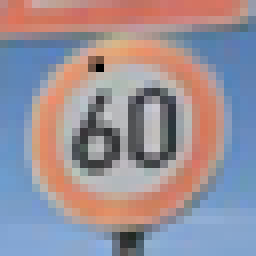
#> input picture TrafficSignClassifier_Deliverables/sign1.jpg, 32 x 32 px (shown 8 times larger); its folder holds 8 pictures in this run
$ jupyter execute --allow-errors Traffic_Sign_Classifier.ipynb   (shell and % lines are left out)
#> lines starting #> are read from the running program, lines starting #| are printed output that depends on the picture
# Self-Driving Car Engineer Nanodegree

## Deep Learning

## Project: Build a Traffic Sign Recognition Classifier

In this notebook, a template is provided for you to implement your functionality in stages, which is required to successfully complete this project. If additional code is required that cannot be included in the notebook, be sure that the Python code is successfully imported and included in your submission if necessary.

> **Note**: Once you have completed all of the code implementations, you need to finalize your work by exporting the iPython Notebook as an HTML document. Before exporting the notebook to html, all of the code cells need to have been run so that reviewers can see the final implementation and output. You can then export the notebook by using the menu above and navigating to  \n",
    "**File -> Download as -> HTML (.html)**. Include the finished document along with this notebook as your submission.

In addition to implementing code, there is a writeup to complete. The writeup should be completed in a separate file, which can be either a markdown file or a pdf document. There is a [write up template](https://github.com/udacity/CarND-Traffic-Sign-Classifier-Project/blob/master/writeup_template.md) that can be used to guide the writing process. Completing the code template and writeup template will cover all of the [rubric points](https://review.udacity.com/#!/rubrics/481/view) for this project.

The [rubric](https://review.udacity.com/#!/rubrics/481/view) contains "Stand Out Suggestions" for enhancing the project beyond the minimum requirements. The stand out suggestions are optional. If you decide to pursue the "stand out suggestions", you can include the code in this Ipython notebook and also discuss the results in the writeup file.

>**Note:** Code and Markdown cells can be executed using the **Shift + Enter** keyboard shortcut. In addition, Markdown cells can be edited by typically double-clicking the cell to enter edit mode.

---
## Step 0: Load The Data

[cell 1]
# Load pickled data
import pickle

# TODO: Fill this in based on where you saved the training and testing data

training_file = 'train.p'
validation_file= 'valid.p'
testing_file = 'test.p'

#> (the rest of this cell did not finish here and is left out)

---

## Step 1: Dataset Summary & Exploration

The pickled data is a dictionary with 4 key/value pairs:

- `'features'` is a 4D array containing raw pixel data of the traffic sign images, (num examples, width, height, channels).
- `'labels'` is a 1D array containing the label/class id of the traffic sign. The file `signnames.csv` contains id -> name mappings for each id.
- `'sizes'` is a list containing tuples, (width, height) representing the original width and height the image.
- `'coords'` is a list containing tuples, (x1, y1, x2, y2) representing coordinates of a bounding box around the sign in the image. **THESE COORDINATES ASSUME THE ORIGINAL IMAGE. THE PICKLED DATA CONTAINS RESIZED VERSIONS (32 by 32) OF THESE IMAGES**

Complete the basic data summary below. Use python, numpy and/or pandas methods to calculate the data summary rather than hard coding the results. For example, the [pandas shape method](http://pandas.pydata.org/pandas-docs/stable/generated/pandas.DataFrame.shape.html) might be useful for calculating some of the summary results.

### Provide a Basic Summary of the Data Set Using Python, Numpy and/or Pandas

[cell 2]
### Replace each question mark with the appropriate value.
### Use python, pandas or numpy methods rather than hard coding the results
import numpy as np

[cell 3]
### Replace each question mark with the appropriate value.
### Use python, pandas or numpy methods rather than hard coding the results
import numpy as np

# TODO: Number of training examples
#> (the rest of this cell did not finish here and is left out)

### Include an exploratory visualization of the dataset

Visualize the German Traffic Signs Dataset using the pickled file(s). This is open ended, suggestions include: plotting traffic sign images, plotting the count of each sign, etc.

The [Matplotlib](http://matplotlib.org/) [examples](http://matplotlib.org/examples/index.html) and [gallery](http://matplotlib.org/gallery.html) pages are a great resource for doing visualizations in Python.

**NOTE:** It's recommended you start with something simple first. If you wish to do more, come back to it after you've completed the rest of the sections. It can be interesting to look at the distribution of classes in the training, validation and test set. Is the distribution the same? Are there more examples of some classes than others?

[cell 4]
### Data exploration visualization code goes here.
### Feel free to use as many code cells as needed.
import random
import matplotlib.pyplot as plt
import collections
import pandas as pd

# Visualizations will be shown in the notebook.


#> (the rest of this cell did not finish here and is left out)

----

## Step 2: Design and Test a Model Architecture

Design and implement a deep learning model that learns to recognize traffic signs. Train and test your model on the [German Traffic Sign Dataset](http://benchmark.ini.rub.de/?section=gtsrb&subsection=dataset).

The LeNet-5 implementation shown in the [classroom](https://classroom.udacity.com/nanodegrees/nd013/parts/fbf77062-5703-404e-b60c-95b78b2f3f9e/modules/6df7ae49-c61c-4bb2-a23e-6527e69209ec/lessons/601ae704-1035-4287-8b11-e2c2716217ad/concepts/d4aca031-508f-4e0b-b493-e7b706120f81) at the end of the CNN lesson is a solid starting point. You'll have to change the number of classes and possibly the preprocessing, but aside from that it's plug and play!

With the LeNet-5 solution from the lecture, you should expect a validation set accuracy of about 0.89. To meet specifications, the validation set accuracy will need to be at least 0.93. It is possible to get an even higher accuracy, but 0.93 is the minimum for a successful project submission.

There are various aspects to consider when thinking about this problem:

- Neural network architecture (is the network over or underfitting?)
- Play around preprocessing techniques (normalization, rgb to grayscale, etc)
- Number of examples per label (some have more than others).
- Generate fake data.

Here is an example of a [published baseline model on this problem](http://yann.lecun.com/exdb/publis/pdf/sermanet-ijcnn-11.pdf). It's not required to be familiar with the approach used in the paper but, it's good practice to try to read papers like these.

### Pre-process the Data Set (normalization, grayscale, etc.)

Minimally, the image data should be normalized so that the data has mean zero and equal variance. For image data, `(pixel - 128)/ 128` is a quick way to approximately normalize the data and can be used in this project.

Other pre-processing steps are optional. You can try different techniques to see if it improves performance.

Use the code cell (or multiple code cells, if necessary) to implement the first step of your project.

[cell 5]
### Preprocess the data here. It is required to normalize the data. Other preprocessing steps could include
### converting to grayscale, etc.
### Feel free to use as many code cells as needed.
def rgb2gray(rgb):
    new_arr = np.dot(rgb[...,:3],[0.299,0.587,0.114])
    new_arr = np.resize(new_arr, (rgb.shape[0],rgb.shape[1], rgb.shape[2], 1))
    return new_arr

def normalize(img):
    return (img - 128.0)/128.0

# X_train = rgb2gray(X_train)
# X_valid = rgb2gray(X_valid)
# X_test = rgb2gray(X_test)
#> (the rest of this cell did not finish here and is left out)

### Model Architecture

[cell 6]
from tensorflow.contrib.layers import flatten
import tensorflow as tf

# [75 lines left out: function LeNet, not called in this run]

#> (a cell that did not finish here is left out)

### Train, Validate and Test the Model

A validation set can be used to assess how well the model is performing. A low accuracy on the training and validation
sets imply underfitting. A high accuracy on the training set but low accuracy on the validation set implies overfitting.

[cell 8]
### Train your model here.
### Calculate and report the accuracy on the training and validation set.
### Once a final model architecture is selected,
### the accuracy on the test set should be calculated and reported as well.
### Feel free to use as many code cells as needed.rate = 0.001

[cell 9]
## Hyper-parameters
rate = 0.0008
EPOCHS = 30
BATCH_SIZE = 128

#> (a cell that did not finish here is left out)

#> (a cell that did not finish here is left out)

[cell 12]
## Model Training
from sklearn.utils import shuffle
val = 0
#> (the rest of this cell did not finish here and is left out)

#> (a cell that did not finish here is left out)

---

## Step 3: Test a Model on New Images

To give yourself more insight into how your model is working, download at least five pictures of German traffic signs from the web and use your model to predict the traffic sign type.

You may find `signnames.csv` useful as it contains mappings from the class id (integer) to the actual sign name.

### Load and Output the Images

[cell 14]
### Load the images and plot them here.
### Feel free to use as many code cells as needed.
import cv2
new_img = np.zeros( (9, 32, 32, 3), dtype='float32')

#print(y)
im1 = cv2.imread('sign1.jpg')
#> im1 is the input picture: shape (32, 32, 3); mean B, G, R 153.2, 144.1, 153.8
im1 = cv2.cvtColor(im1, cv2.COLOR_BGR2RGB)
new_img[0] = im1
plt.figure(figsize=(5,5))
plt.subplot(331)
plt.imshow(im1)
im2 = cv2.imread('sign2.jpg')
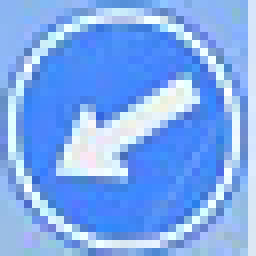
#> input picture TrafficSignClassifier_Deliverables/sign2.jpg, 32 x 32 px (shown 8 times larger)
#> im2 is the input picture: shape (32, 32, 3); mean B, G, R 240.1, 169.8, 124.7
im2 = cv2.cvtColor(im2, cv2.COLOR_BGR2RGB)
new_img[1] = im2
plt.subplot(332)
plt.imshow(im2)
im3 = cv2.imread('sign3.jpg')
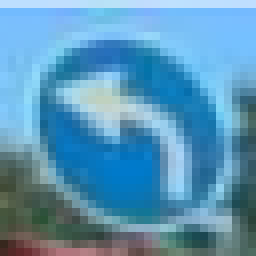
#> input picture TrafficSignClassifier_Deliverables/sign3.jpg, 32 x 32 px (shown 8 times larger)
#> im3 is the input picture: shape (32, 32, 3); mean B, G, R 184.2, 149.6, 90.3
im3 = cv2.cvtColor(im3, cv2.COLOR_BGR2RGB)
new_img[2] = im3
plt.subplot(333)
plt.imshow(im3)
im4 = cv2.imread('sign4.jpg')
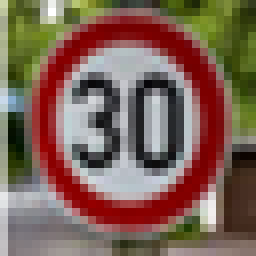
#> input picture TrafficSignClassifier_Deliverables/sign4.jpg, 32 x 32 px (shown 8 times larger)
#> im4 is the input picture: shape (32, 32, 3); mean B, G, R 85.4, 98.6, 125
im4 = cv2.cvtColor(im4, cv2.COLOR_BGR2RGB)
new_img[3] = im4
plt.subplot(334)
plt.imshow(im4)
im5 = cv2.imread('sign5.jpg')
#> (the rest of this cell did not finish here and is left out)
